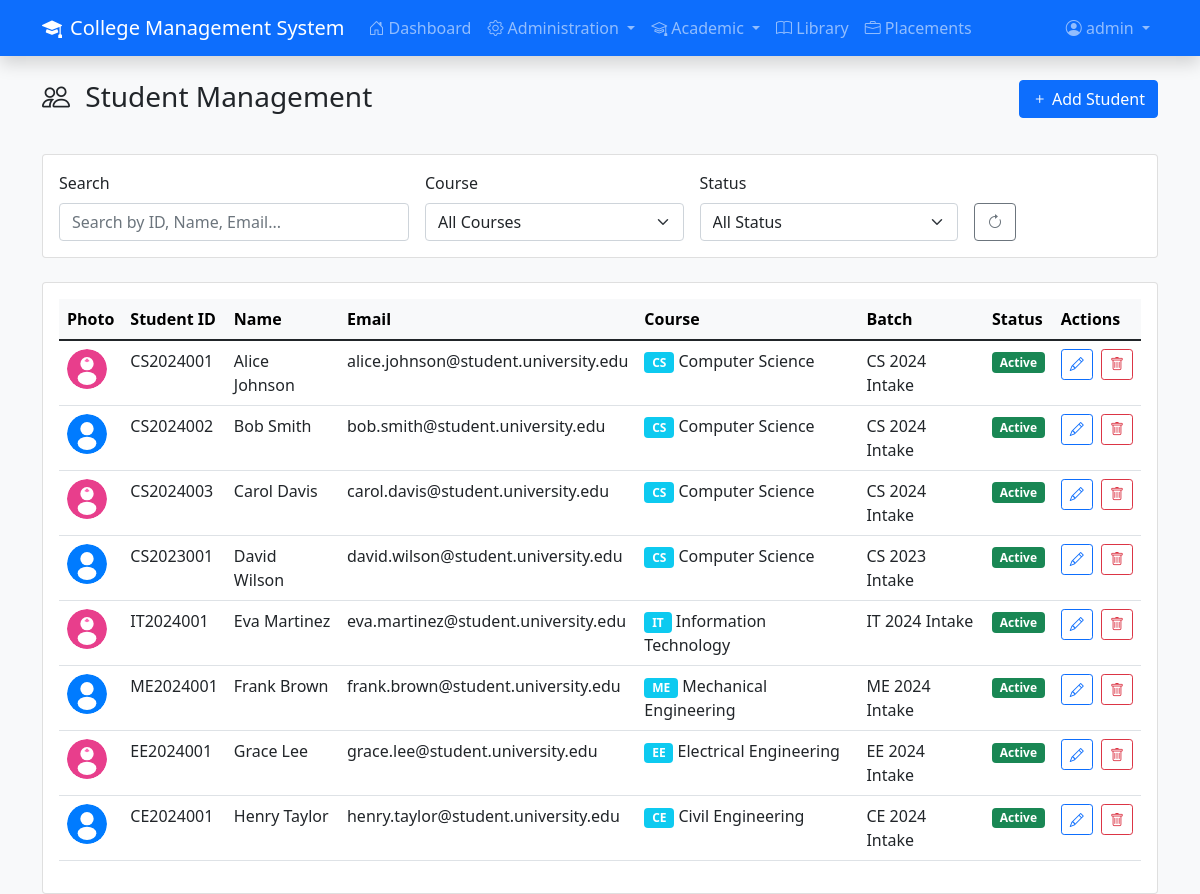
Page /traditional-php/students.php (signed in) on the committed database.
### tables this page shows
CREATE TABLE users (
    user_id INT PRIMARY KEY AUTO_INCREMENT,
    username VARCHAR(100) NOT NULL UNIQUE,
    password_hash VARCHAR(255) NOT NULL,
    role_id INT NOT NULL,
    is_active TINYINT(1) DEFAULT 1,
    created_at TIMESTAMP DEFAULT CURRENT_TIMESTAMP,
    FOREIGN KEY (role_id) REFERENCES roles(role_id)
);

CREATE TABLE students (
    student_pk_id INT PRIMARY KEY AUTO_INCREMENT,
    student_id VARCHAR(20) NOT NULL UNIQUE,
    user_id INT NULL UNIQUE,
    full_name VARCHAR(200) NOT NULL,
    email VARCHAR(100) UNIQUE,
    course_id INT NOT NULL,
    batch_id INT NOT NULL,
    academic_status ENUM('Active', 'On Leave', 'Suspended', 'Graduated') DEFAULT 'Active',
    profile_picture VARCHAR(255) NULL,
    gender ENUM('Male', 'Female', 'Other') DEFAULT 'Other',
    created_at TIMESTAMP DEFAULT CURRENT_TIMESTAMP,
    FOREIGN KEY (user_id) REFERENCES users(user_id),
    FOREIGN KEY (course_id) REFERENCES courses(course_id),
    FOREIGN KEY (batch_id) REFERENCES batches(batch_id)
);

CREATE TABLE courses (
    course_id INT PRIMARY KEY AUTO_INCREMENT,
    course_code VARCHAR(10) NOT NULL UNIQUE,
    course_name VARCHAR(150) NOT NULL,
    duration_years INT
);

CREATE TABLE batches (
    batch_id INT PRIMARY KEY AUTO_INCREMENT,
    course_id INT NOT NULL,
    batch_year YEAR NOT NULL,
    batch_name VARCHAR(50) NOT NULL,
    FOREIGN KEY (course_id) REFERENCES courses(course_id)
);

### traditional-php/students.php (the view, shortened to what the rows shown need)
<?php
require_once 'config.php';
$user = getCurrentUser();
$query = "
    SELECT s.*, c.course_name, c.course_code, b.batch_name
    FROM students s
    LEFT JOIN courses c ON s.course_id = c.course_id
    LEFT JOIN batches b ON s.batch_id = b.batch_id
    WHERE 1=1
";
$params = [];
$query .= " ORDER BY s.created_at DESC";
$stmt = $pdo->prepare($query);
$stmt->execute($params);
$students = $stmt->fetchAll();
?>
<!DOCTYPE html>
<html lang="en">
<head>
    <link href="https://cdn.jsdelivr.net/npm/bootstrap@5.1.3/dist/css/bootstrap.min.css" rel="stylesheet">
    <link rel="stylesheet" href="https://cdn.jsdelivr.net/npm/bootstrap-icons@1.7.2/font/bootstrap-icons.css">
</head>
<body class="bg-light">
    <nav class="navbar navbar-expand-lg navbar-dark bg-primary shadow">
        <div class="container">
            <div class="collapse navbar-collapse" id="navbarNav">
                    <?php if (hasRole(['Student'])): ?>
                    <li class="nav-item">
                        <a class="nav-link" href="student-grades.php">
                            <i class="bi bi-award"></i> My Grades
                        </a>
                    </li>
                    <li class="nav-item">
                        <a class="nav-link" href="fees.php">
                            <i class="bi bi-currency-dollar"></i> Fees
                        </a>
                    </li>
                    <li class="nav-item">
                        <a class="nav-link" href="library.php">
                            <i class="bi bi-book"></i> Library
                        </a>
                    </li>
                    <?php endif; ?>
                <ul class="navbar-nav">
                    <li class="nav-item dropdown">
                        <a class="nav-link dropdown-toggle" href="#" id="userDropdown" role="button" data-bs-toggle="dropdown">
                            <i class="bi bi-person-circle"></i> <?php echo escape($user['full_name'] ?? $user['username']); ?>
                        </a>
                    </li>
                </ul>
            </div>
        </div>
    </nav>
    <div class="container mt-4">
        <div class="row mb-4">
            <div class="col">
                <h1 class="h3 mb-3">
                    <i class="bi bi-people me-2"></i>
                    <?php echo hasRole(['Faculty']) ? 'Student Directory' : 'Student Management'; ?>
                </h1>
            </div>
        </div>
        <div class="card">
            <div class="card-body">
                <div class="table-responsive">
                    <table class="table table-hover">
                        <thead class="table-light">
                                    <tr>
                                        <th>Photo</th>
                                        <th>Student ID</th>
                                        <th>Name</th>
                                        <th>Email</th>
                                        <th>Course</th>
                                        <th>Batch</th>
                                        <th>Status</th>
                                        <th>Actions</th>
                                    </tr>
                                </thead>
                                <tbody>
                                    <?php if (empty($students)): ?>
                                        <tr>
                                            <td colspan="8" class="text-center text-muted">No students found</td>
                                        </tr>
                                    <?php else: ?>
                                        <?php foreach ($students as $student): ?>
                                        <tr>
                                            <td>
                                                <img src="<?php echo getProfilePictureUrl($student['profile_picture'] ?? null, $student['gender'] ?? 'Other'); ?>"
                                                     alt="Profile" class="rounded-circle" style="width: 40px; height: 40px; object-fit: cover;">
                                            </td>
                                            <td><?php echo escape($student['student_id']); ?></td>
                                            <td><?php echo escape($student['full_name']); ?></td>
                                            <td><?php echo escape($student['email'] ?? '-'); ?></td>
                                            <td>
                                                <?php if ($student['course_name']): ?>
                                                    <span class="badge bg-info">
                                                        <?php echo escape($student['course_code']); ?>
                                                    </span>
                                                    <?php echo escape($student['course_name']); ?>
                                                <?php else: ?>
                                                    -
                                                <?php endif; ?>
                                            </td>
                                            <td><?php echo escape($student['batch_name'] ?? '-'); ?></td>
                                            <td>
                                                <span class="badge bg-<?php
                                                    echo $student['academic_status'] === 'Active' ? 'success' :
                                                        ($student['academic_status'] === 'Graduated' ? 'primary' : 'warning');
                                                ?>">
                                                    <?php echo escape($student['academic_status']); ?>
                                                </span>
                                            </td>
                            <td class="table-actions">
                                <?php if (canWrite('students')): ?>
                                <button class="btn btn-sm btn-outline-primary me-1"
                                        onclick="editStudent(<?php echo htmlspecialchars(json_encode($student), ENT_QUOTES); ?>)">
                                    <i class="bi bi-pencil"></i>
                                </button>
                                <form method="POST" style="display:inline;"
                                      onsubmit="return confirm('Are you sure you want to delete this student?');">
                                    <button type="submit" class="btn btn-sm btn-outline-danger">
                                        <i class="bi bi-trash"></i>
                                    </button>
                                </form>
                                <?php endif; ?>
                            </td>
                        </tr>
                        <?php endforeach; ?>
                    <?php endif; ?>
                </tbody>
            </table>
        </div>
            </div>
        </div>
    </div>
</body>
</html>

### rows in the picture
users: username "admin"
students: student "CS2024001", full_name "Alice Johnson", email "alice.johnson@student.university.edu", course.course_code "CS", course.course_name "Computer Science", batch.batch_name "CS 2024 Intake", academic_status "Active"
students: student "CS2024002", full_name "Bob Smith", email "bob.smith@student.university.edu", course.course_code "CS", course.course_name "Computer Science", batch.batch_name "CS 2024 Intake", academic_status "Active"
students: student "CS2024003", full_name "Carol Davis", email "carol.davis@student.university.edu", course.course_code "CS", course.course_name "Computer Science", batch.batch_name "CS 2024 Intake", academic_status "Active"
students: student "CS2023001", full_name "David Wilson", email "david.wilson@student.university.edu", course.course_code "CS", course.course_name "Computer Science", batch.batch_name "CS 2023 Intake", academic_status "Active"
students: student "IT2024001", full_name "Eva Martinez", email "eva.martinez@student.university.edu", course.course_code "IT", course.course_name "Information Technology", batch.batch_name "IT 2024 Intake", academic_status "Active"
students: student "ME2024001", full_name "Frank Brown", email "frank.brown@student.university.edu", course.course_code "ME", course.course_name "Mechanical Engineering", batch.batch_name "ME 2024 Intake", academic_status "Active"
students: student "EE2024001", full_name "Grace Lee", email "grace.lee@student.university.edu", course.course_code "EE", course.course_name "Electrical Engineering", batch.batch_name "EE 2024 Intake", academic_status "Active"
students: student "CE2024001", full_name "Henry Taylor", email "henry.taylor@student.university.edu", course.course_code "CE", course.course_name "Civil Engineering", batch.batch_name "CE 2024 Intake", academic_status "Active"
